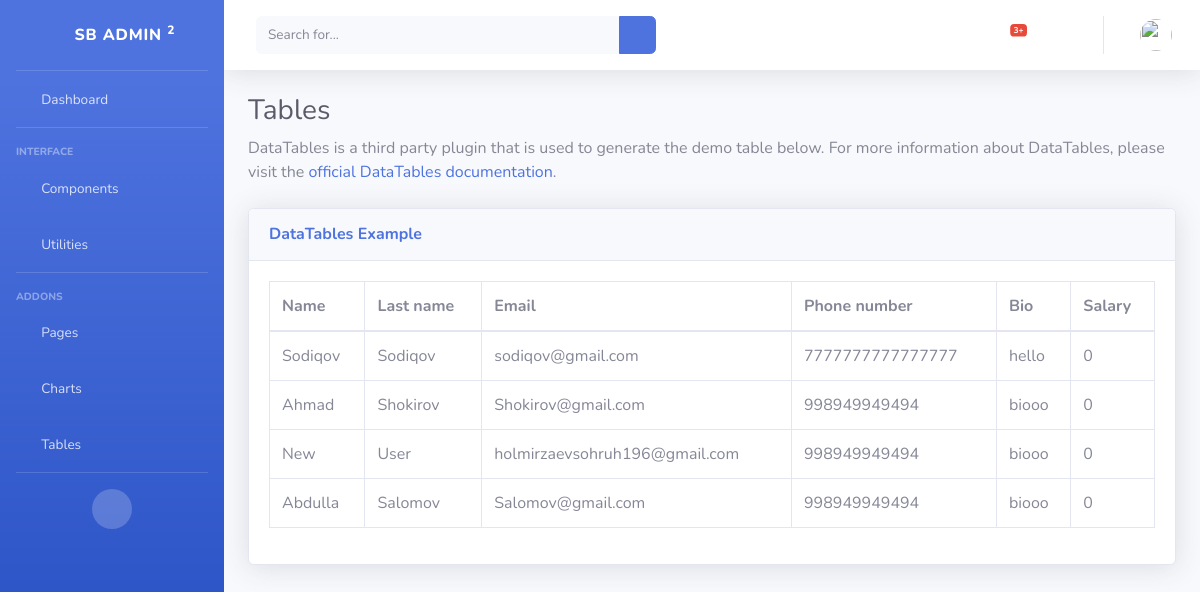
The page /dashboard/tables/ on the database as committed earlier.
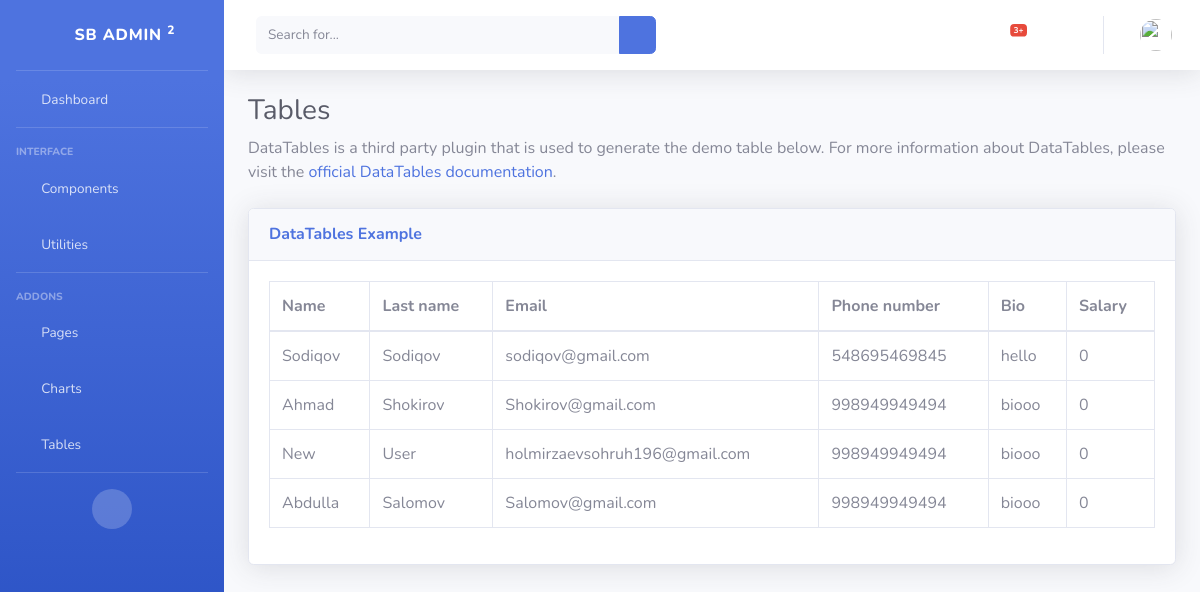
The same page on the database as committed later.
### furn/models.py (models this page shows, shortened)
class MyUser(AbstractUser):
    username = None
    email = models.EmailField(unique=True)
    USERNAME_FIELD = 'email'
    REQUIRED_FIELDS = ['first_name', 'last_name']
    is_organiser = models.BooleanField(default=False)
    is_agent = models.BooleanField(default=False)

class Profile(models.Model):
    class Meta:
        verbose_name = "My profile"
        verbose_name_plural = "Profile"
    sell = models.IntegerField(default=0)
    bio = models.CharField(max_length=100, default="biooo")
    phone_number = models.IntegerField(default=998949949494)
    custome_user = models.OneToOneField(MyUser, on_delete=models.CASCADE)
    image = models.ImageField(default='arrivals5.png', upload_to = "profile")

### dashboard/views.py (the view)
# urls.py: path('tables/', tables, name='tables'),
def tables(request):
    if 'search' in request.GET:
        search = request.GET['search']
        full_search = Q(Q(first_name__icontains=search) | Q(email__icontains=search))
        user_info = User.objects.filter(full_search)
    else:
        user_info = User.objects.all()
    context = {
        "user": user_info,
    }
    return render(request, 'dashboard/includes/tables.html', context)

### templates/dashboard/includes/tables.html (shortened to what this page needs)
{% extends 'dashboard/layouts/base.html' %}
{% block contend %}
                <div class="container-fluid">
                    <h1 class="h3 mb-2 text-gray-800">Tables</h1>
                    <p class="mb-4">DataTables is a third party plugin that is used to generate the demo table below.
                        For more information about DataTables, please visit the <a target="_blank"
                            href="#">official DataTables documentation</a>.</p>
                    <div class="card shadow mb-4">
                        <div class="card-header py-3">
                            <h6 class="m-0 font-weight-bold text-primary">DataTables Example</h6>
                        </div>
                        <div class="card-body">
                            <div class="table-responsive">
                                <table class="table table-bordered" id="dataTable" width="100%" cellspacing="0">
                                    <thead>
                                        <tr>
                                            <th>Name</th>
                                            <th>Last name</th>
                                            <th>Email</th>
                                            <th>Phone number</th>
                                            <th>Bio</th>
                                            <th>Salary</th>
                                        </tr>
                                    </thead>
                                    <tbody>
                                        {% for user in user %}
                                        <tr>
                                            <td>{{ user.first_name }}</td>
                                            <td>{{ user.last_name }}</td>
                                            <td>{{ user.email }}</td>
                                            <td>{{ user.profile.phone_number }}</td>
                                            <td>{{ user.profile.bio }}</td>
                                            <td>{{ user.profile.sell }}</td>
                                        </tr>
                                        {% endfor %}
                                    </tbody>
                                </table>
                            </div>
                        </div>
                    </div>
                </div>
{% endblock %}

Rows that differ between the two databases and show on the page:
changed through a linked row, MyUser "Sodiqov": profile.phone_number "7777777777777777" → "548695469845"
